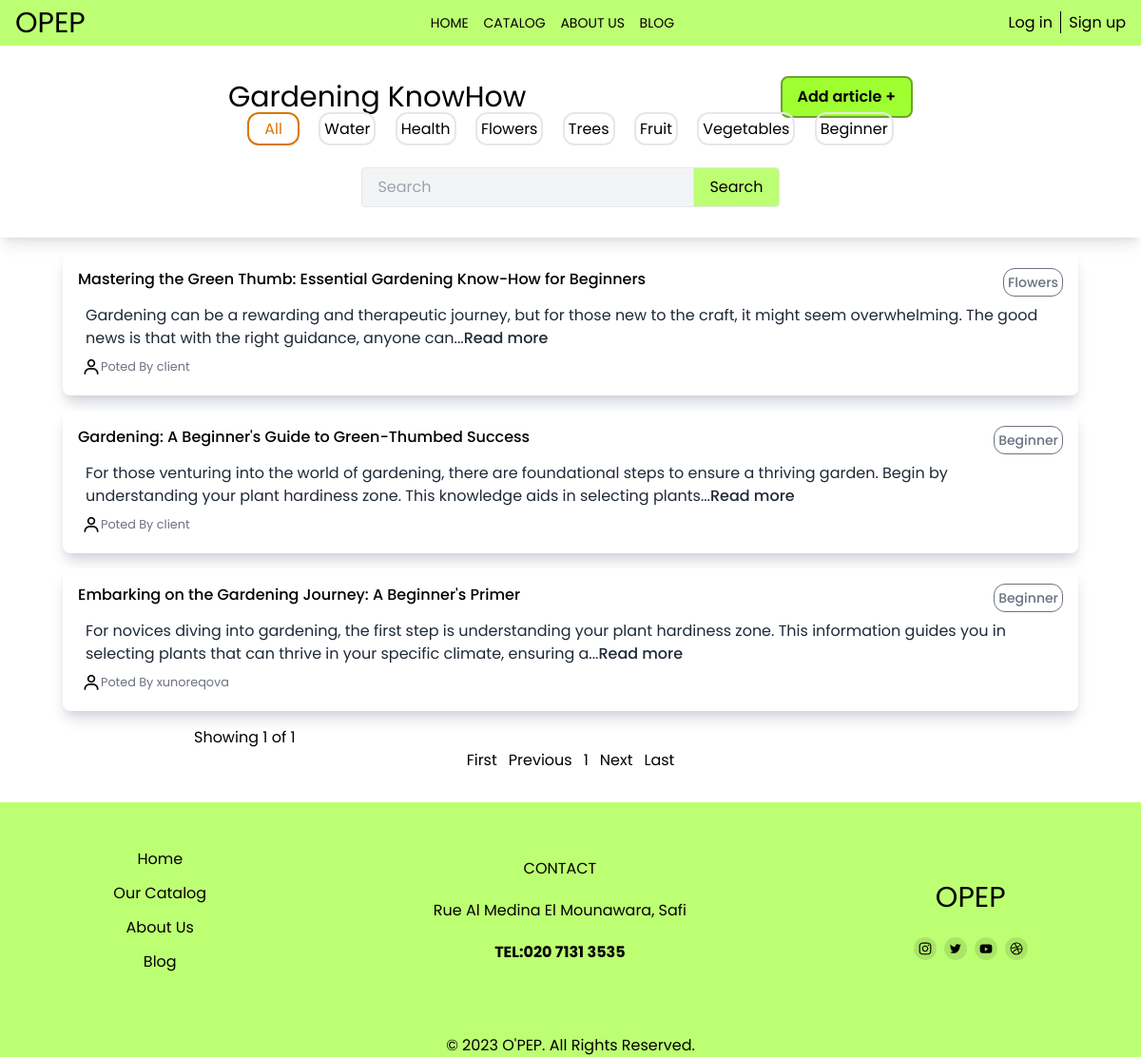
The page /src/blog/articles.php?theme=1 on the database its author committed.
### tables this page shows
CREATE TABLE `themes` (
  `themeId` int(11) NOT NULL,
  `themeName` varchar(255) DEFAULT NULL,
  `themeDeleted` int(11) DEFAULT 0
);

CREATE TABLE `tags_themes` (
  `tags_themesId` int(11) NOT NULL,
  `themeId` int(11) DEFAULT NULL,
  `tagId` int(11) DEFAULT NULL
);

CREATE TABLE `tags` (
  `tagId` int(11) NOT NULL,
  `tagName` varchar(255) NOT NULL
);

CREATE TABLE `articles` (
  `articleId` int(11) NOT NULL,
  `articleTitle` varchar(255) DEFAULT NULL,
  `articleContent` varchar(30000) DEFAULT NULL,
  `userId` int(11) NOT NULL,
  `themeId` int(11) DEFAULT NULL,
  `articleTag` varchar(50) DEFAULT NULL,
  `isDeleted` int(11) DEFAULT 0
);

CREATE TABLE `users` (
  `userId` int(11) NOT NULL,
  `userName` varchar(50) NOT NULL,
  `userEmail` varchar(300) NOT NULL,
  `userPassword` mediumblob NOT NULL,
  `isVerified` int(11) NOT NULL DEFAULT 0,
  `roleId` int(11) NOT NULL
);

### src/blog/articles.php (the view, shortened to what this page needs)
<?php
include "../includes/conn.php";
if (isset($_GET['theme'])) {
    $themeId = htmlspecialchars($_GET['theme']);
    $select = "SELECT * FROM themes WHERE themeId = $themeId";
    $result = mysqli_query($conn, $select);
    $row = mysqli_fetch_assoc($result);
    $themeName = $row['themeName'];
} else header('Location:themes.php');
?>
<!DOCTYPE html>
<html lang="en">
<head>
</head>
<body>
    <?php include("../includes/nav_blog.php"); ?>
    <header class="flex flex-col justify-between items-center h-[30vh] md:h-[40vh] py-8 bg-white shadow-lg text-center">
        <div class="flex justify-between items-center gap-4 sm:gap-4 md:w-[60%] mx-auto">
            <h1 class="text-3xl"><?= $themeName ?></h1>
            <a href="addArticle.php?theme=<?= $themeId ?>" class="px-4 py-2 bg-[#9fff30] font-semibold rounded-lg border-2 border-[#6da22f]">Add article +</a>
        </div>
        <div class="flex flex-wrap mx-auto justify-evenly w-[90%] md:w-[60%] child:mb-3">
            <div>
                <label for="all" class="w-full p-1 px-4 border-2 rounded-xl select-none cursor-pointer
    <?php if ($tag == "All" || empty($tag)) {
        echo 'peer-checked:border-amber-600 peer-checked:text-amber-600';
    } ?>">
                    All
                </label>
            </div>
            <?php
            $select = "SELECT * FROM tags_themes JOIN tags ON tags_themes.tagId = tags.tagId WHERE themeId = $themeId";
            $stmt = $conn->prepare($select);
            $stmt->execute();
            $result = $stmt->get_result();
            while ($row = mysqli_fetch_assoc($result)) {
                $tagName = $row['tagName'];
                $tagId = $row['tagId']
            ?>
                <div>
                    <label for="Tag<?= $tagId ?>" class="w-full p-1 border-2 rounded-xl cursor-pointer  <?php if ($tag == $tagName) {
                                                                                                            echo 'border-amber-600 text-amber-600';
                                                                                                        } ?>">
                        <?= $tagName ?>
                    </label>
                </div>
            <?php }
            ?>
        </div>
        <div class="flex items-center justify-center bg-gray-100 rounded border border-gray-200 mt-4 w-1/4 mx-auto">
            <input id="search-bar" type="text" name="search" placeholder="Search" class="flex items-center align-middle justify-center bg-transparent py-1 text-gray-600 px-4 focus:outline-none w-full" />
            <button class="py-2 px-4 bg-[#bdff72] text-black rounded-r border-l border-gray-200 hover:bg-gray-50 active:bg-gray-200 disabled:opacity-50 inline-flex items-center focus:outline-none">
                Search
            </button>
        </div>
    </header>
    <div class="flex flex-col justify-between items-center h-[90vh]">
        <div class="w-11/12 mx-auto article">
            <?php
            $start = 0;
            $rows_per_page = 10;
            $select = "SELECT * FROM articles JOIN users ON articles.userId = users.userId WHERE themeId = ?";
            $params = ['i', $themeId];
            $select .= " LIMIT ?, ?";
            $params[0] .= 'ii';
            $params[] = $start;
            $params[] = $rows_per_page;
            $stmt = $conn->prepare($select);
            $types = $params[0];
            $stmt->bind_param($types, ...array_slice($params, 1));
            $stmt->execute();
            $result = $stmt->get_result();
            $rows = $result->num_rows;
            $pages = ceil($rows / $rows_per_page);
            if ($rows > 0) {
                while ($row = mysqli_fetch_assoc($result)) {
                    $articleId = $row['articleId'];
                    $articleTitle = $row['articleTitle'];
                    $articleContent = $row['articleContent'];
                    $userName = $row['userName'];
                    $articleTag = $row['articleTag'];
                    $words = explode(' ', $articleContent);
                    $articleDesc = implode(' ', array_slice($words, 0, 30));
            ?>
                    <div class=" bg-white shadow-lg shadow-gray-300 m-4 p-4 rounded-lg">
                        <a href="articlePage.php?article=<?= $articleId ?>" class="flex justify-between text-white-50 font-medium hover:text-gray-500"><?= $articleTitle ?><span>
                                <p class="text-sm p-1 rounded-xl border border-gray-500 text-gray-500"><?= $articleTag ?></p>
                            </span></a>
                        <p class="text-gray-800 m-2"><?= $articleDesc ?>...<span><a href="articlePage.php?article=<?= $articleId ?>"><span class="hover:text-gray-500 font-medium">Read more</span></a></span></p>
                        <div class="flex justify-between m-1">
                            <small class="text-gray-500 flex items-center">
                                <i class='bx bx-user text-black text-xl rounded-xl border-black'></i>
                                <p>Poted By <?= $userName ?></p>
                            </small>
                        </div>
                    </div>
                <?php
                }
            } else { ?>
                <div class="flex items-center justify-center text-2xl h-[60vh]">
                    <p>No articles found</p>
                </div>
            <?php }
            ?>
        </div>
        <?php if ($rows > 0) { ?>
            <div class="w-[70%] mx-auto">
                <div class="pl-6">
                    <?php
                    if (!isset($_GET['page'])) {
                        $page = 1;
                    } else {
                        $page = $_GET['page'];
                    }
                    ?>
                    Showing <?php echo $page ?> of <?php echo $pages ?>
                </div>
                <div class="flex flex-row justify-center items-center gap-3">
                    <a href="?page=1">First</a>
                    <?php if (isset($_GET['page']) && $_GET['page'] > 1) { ?>
                        <a href="?page=<?php echo $_GET['page'] - 1 ?>">Previous</a>
                    <?php } else { ?>
                        <a class="cursor-pointer">Previous</a>
                    <?php } ?>
                    <?php
                    for ($i = 1; $i <= $pages; $i++) {
                    ?>
                        <a href="?page=<?php echo $i ?>" class=""><?php echo $i ?></a>
                    <?php
                    }
                    ?>
                    <?php
                    if (!isset($_GET['page'])) {
                        if ($pages == 1) {
                    ?>
                            <a class="cursor-pointer">Next</a>
                        <?php } else { ?>
                            <a href="?page=2">Next</a>
                        <?php } ?>
                    <?php } elseif ($_GET['page'] >= $pages) { ?>
                        <a class="cursor-pointer">Next</a>
                    <?php } else { ?>
                        <a href="?page=<?php echo $_GET['page'] + 1 ?>">Next</a>
                    <?php }
                    ?>
                    <a href="?page=<?php echo $pages ?>">Last</a>
                </div>
            </div>
        <?php } else {
            echo '';
        } ?>
    </div>
</body>
</html>

### rows shown on the page
themes: themeName "Gardening KnowHow"
tags_themes: tagId.tagName "Water"
tags_themes: tagId.tagName "Health"
tags_themes: tagId.tagName "Flowers"
tags_themes: tagId.tagName "Trees"
tags_themes: tagId.tagName "Fruit"
tags_themes: tagId.tagName "Vegetables"
tags_themes: tagId.tagName "Beginner"
articles: articleTitle "Mastering the Green Thumb: Essential Gardening Know-How for Beginners", articleTag "Flowers", articleDesc "Gardening can be a rewarding and therapeutic journey, but for those new to the craft, it might seem overwhelming. The good news is that with the right guidance, anyone can", userId.userName "client"
articles: articleTitle "Gardening: A Beginner's Guide to Green-Thumbed Success", articleTag "Beginner", articleDesc "For those venturing into the world of gardening, there are foundational steps to ensure a thriving garden. Begin by understanding your plant hardiness zone. This knowledge aids in selecting plants", userId.userName "client"
articles: articleTitle "Embarking on the Gardening Journey: A Beginner's Primer", articleTag "Beginner", articleDesc "For novices diving into gardening, the first step is understanding your plant hardiness zone. This information guides you in selecting plants that can thrive in your specific climate, ensuring a", userId.userName "xunoreqova"

### other values the page prints
$page "1"
$pages "1"
